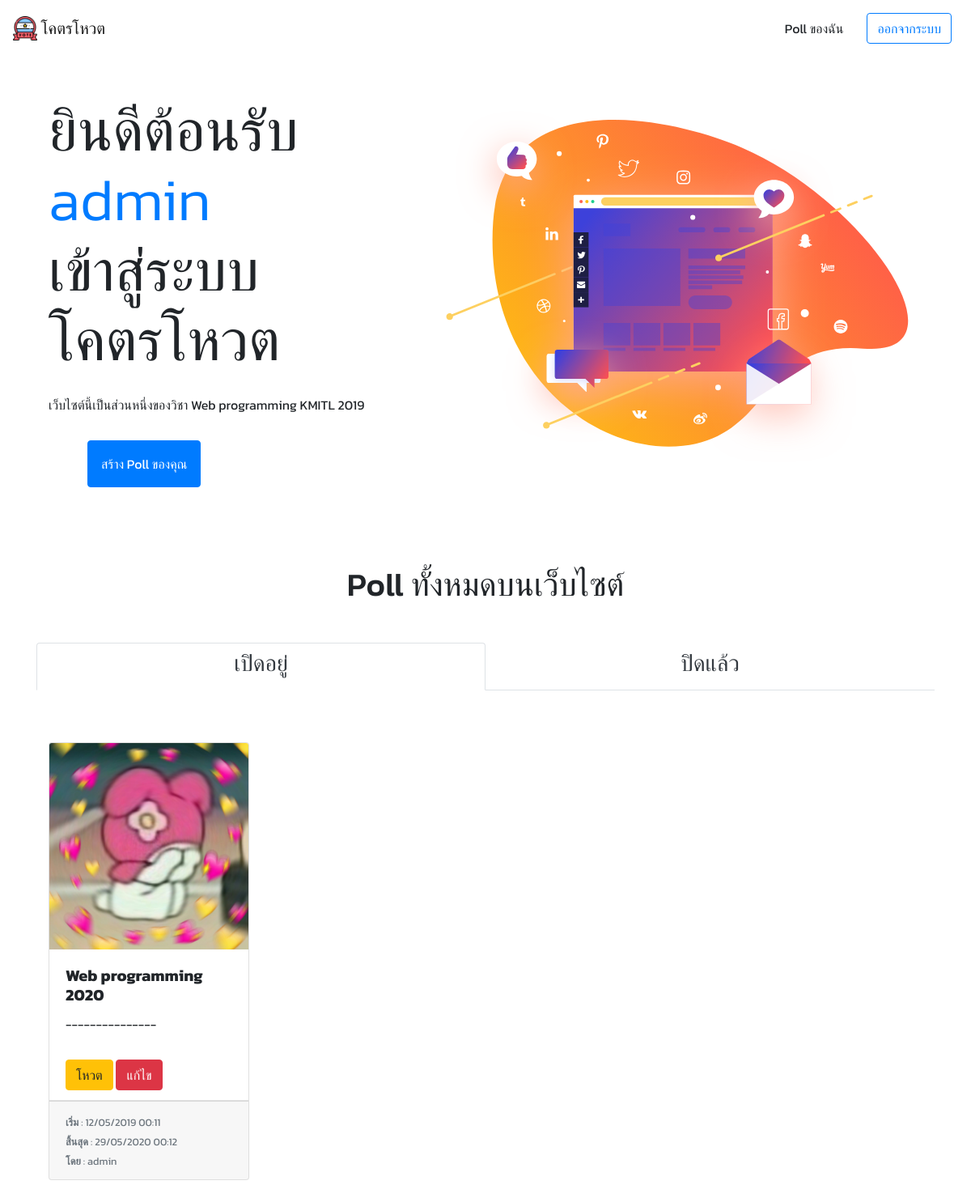
Page / (signed in) on the earlier database version.
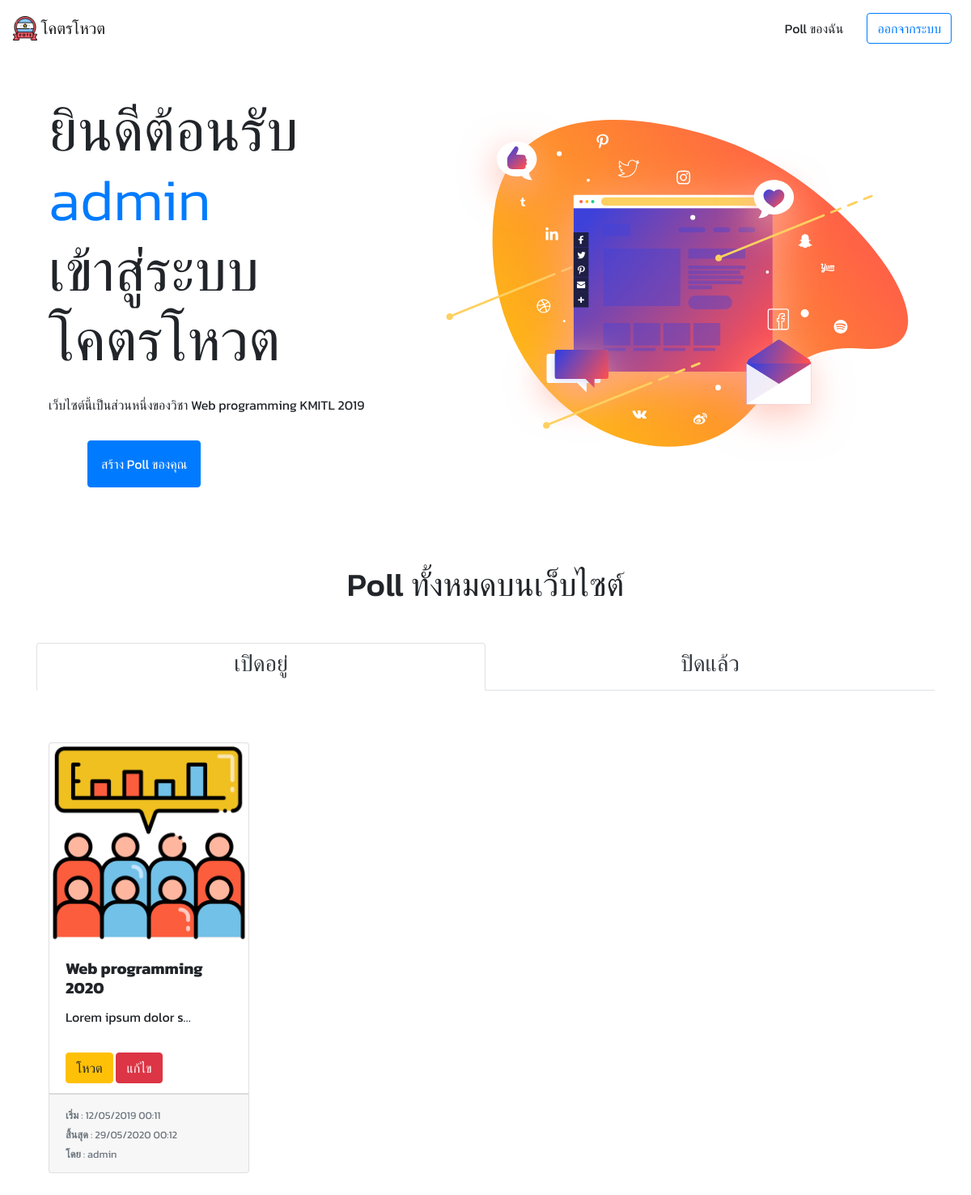
Same page on the later database version.
### polls/models.py (models this page shows, shortened)
class Poll(models.Model):
    subject = models.CharField(max_length=255, null=False)
    detail = models.TextField(null=False)
    picture = models.ImageField(default='poll/default.png', upload_to='poll/')
    start_date = models.DateTimeField(default=datetime.now)
    end_date = models.DateTimeField()
    password = models.CharField(max_length=255, blank=True, default='')
    create_by = models.ForeignKey(User, on_delete=models.CASCADE)
    create_date = models.DateTimeField(auto_now=True)

### polls/views.py (the view)
# urls.py: path('', views.index_view, name='index'), # index page
@login_required
def index_view(request):
    polls_avaliable = Poll.objects.filter(end_date__gt=datetime.datetime.now()).order_by('-start_date')
    polls_closed = Poll.objects.filter(end_date__lte=datetime.datetime.now()).order_by('-end_date')
    context = {
        'polls_avaliable' : polls_avaliable,
        'polls_closed' : polls_closed
    }
    context['now'] = datetime.datetime.now()
    return render(request, 'index.html', context)

### polls/templates/index.html (shortened to what the changed rows need)
{% extends 'base_layout.html' %}
{% load static %}
{% block content %}
    <div class="container">
        <div class="row">
            <div class="col-lg-5 mb-5">
                <h1 class='display-3'>
                    ยินดีต้อนรับ
                    <br>
                    <span class='text-primary'>{{ user }}</span>
                    <br>
                    เข้าสู่ระบบ
                    <br>
                    โคตรโหวต
                </h1>
            </div>
        </div>
    </div>
    <h1 class='text-center my-5'> Poll ทั้งหมดบนเว็บไซต์</h1>
    <div class="tab-content mb-5">
        <div class="tab-pane fade show active" id="available" role="tabpanel" aria-labelledby="available-tab">
            <div class="container">
                <div class="row">
                    {% for poll in polls_avaliable %}
                        <div class="col-md-3 my-3">
                            <div class="card h-100 w-100">
                                <img class=" card-img-top" src="{{ poll.picture.url }}" alt="Card image cap">
                                <div class="card-body">
                                    <h5 class="card-title">
                                        <b>{{ poll.subject }}</b>
                                    </h5>
                                    <p class="card-text">
                                        {{ poll.detail|truncatechars:20 }}
                                    </p>
                                </div>
                                <ul class="list-group list-group-flush">
                                        <li class="list-group-item">
                                            {% if poll.start_date|date:'Y-m-d H:i' <= now|date:'Y-m-d H:i' %}
                                                <a href="{% url 'detail' poll.id %}" class='btn btn-warning'>โหวต</a>
                                                {% if poll.create_by == user %}
                                                    <a href="{% url 'edit' poll.id %}" class='btn btn-danger'>แก้ไข</a>
                                                {% endif %}
                                            {% else %}
                                                <span href="{% url 'detail' poll.id %}" class='btn btn-secondary'>โหวต</span>
                                                {% if poll.create_by == user %}
                                                    <a href="{% url 'edit' poll.id %}" class='btn btn-danger'>แก้ไข</a>
                                                {% endif %}
                                            {% endif %}
                                        </li>
                                </ul>
                                <div class="card-footer">
                                    <small class="text-muted">
                                        <b>เริ่ม</b> : {{ poll.start_date|date:'d/m/Y H:i' }} <br>
                                        <b>สิ้นสุด</b> : {{ poll.end_date|date:'d/m/Y H:i' }} <br>
                                        <b>โดย</b> : {{ poll.create_by }}
                                    </small>
                                </div>
                            </div>
                        </div>
                    {% endfor %}
                </div>
            </div>
        </div>
    </div>
{% endblock %}

Differences in the rows shown:
changed Poll "admin": picture: picture removed, a placeholder shows; detail "---------------" → "Lorem ipsum dolor s…"
